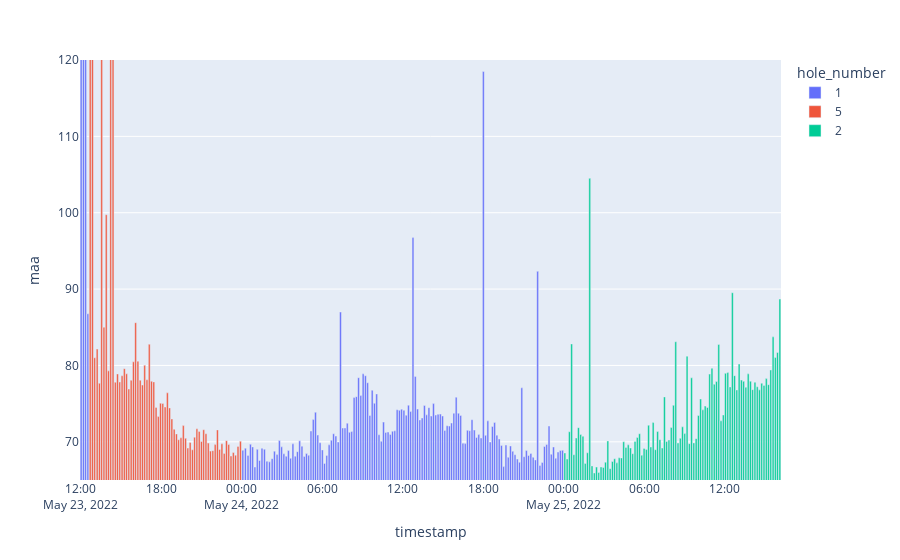

This figure's notebook cell:
### Code cell
# plot maa vs timestamp
fig1 = df.plot.bar(x='timestamp', y='maa', color='hole_number')
fig1.update_layout(yaxis_range=[65, 120])
# fig1.add_hline(y=df.iloc[0].maa) # add a horizontal line at the value of maa for the recording prior to introduction of the grub

# for timestamp in ['2022-05-24T00:00', '2022-05-25T00:00']:
#     fig1.add_vline(x=timestamp, line_color='red')

fig1.show()
